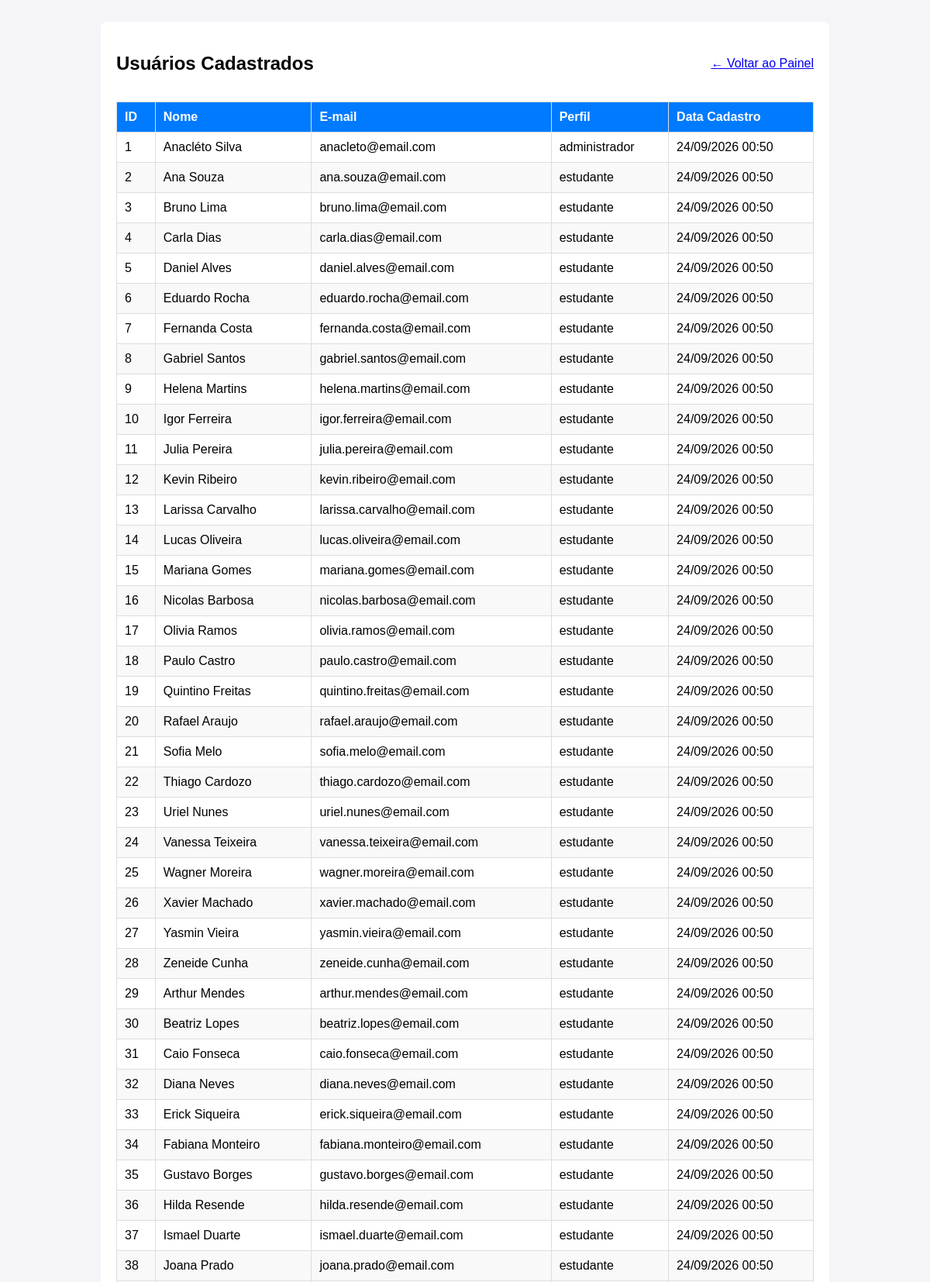
/sistema/listaUsuario.php (upper part), run on the app's committed database.
### tables this page shows
CREATE TABLE IF NOT EXISTS `usuarios` (
    `id` INT AUTO_INCREMENT PRIMARY KEY,
    `nome` VARCHAR(100) NOT NULL,
    `email` VARCHAR(100) NOT NULL UNIQUE,
    `senha_hash` VARCHAR(255) NOT NULL,
    `perfil` VARCHAR(50) NOT NULL DEFAULT 'estudante',
    `criado_em` TIMESTAMP DEFAULT CURRENT_TIMESTAMP
);

### sistema/listaUsuario.php (the view, shortened to what this page needs)
<?php
require_once __DIR__ . '/conexao.php';
$stmt = $pdo->query("SELECT id, nome, email, perfil, criado_em FROM usuarios ORDER BY id ASC");
$usuarios = $stmt->fetchAll();
?>
<!DOCTYPE html>
<html lang="pt-BR">
<head>
</head>
<body>
    <div class="container">
        <div class="top-bar">
            <h2>Usuários Cadastrados</h2>
            <a href="principal.php">← Voltar ao Painel</a>
        </div>
        <table>
            <thead>
                <tr>
                    <th>ID</th>
                    <th>Nome</th>
                    <th>E-mail</th>
                    <th>Perfil</th>
                    <th>Data Cadastro</th>
                </tr>
            </thead>
            <tbody>
                <?php foreach ($usuarios as $u): ?>
                    <tr>
                        <td><?= $u['id']; ?></td>
                        <td><?= htmlspecialchars($u['nome']); ?></td>
                        <td><?= htmlspecialchars($u['email']); ?></td>
                        <td><?= htmlspecialchars($u['perfil']); ?></td>
                        <td><?= date('d/m/Y H:i', strtotime($u['criado_em'])); ?></td>
                    </tr>
                <?php endforeach; ?>
            </tbody>
        </table>
    </div>
</body>
</html>

### sistema/listaUsuario.php (style rules this page uses)
body { font-family: Arial, sans-serif; background: #f4f4f9; padding: 20px; }
.container { max-width: 900px; margin: auto; background: white; padding: 20px; border-radius: 8px; }
table { width: 100%; border-collapse: collapse; margin-top: 15px; }
th, td { padding: 10px; border: 1px solid #ddd; text-align: left; }
th { background-color: #007bff; color: white; }
tr:nth-child(even) { background-color: #f9f9f9; }
.top-bar { display: flex; justify-content: space-between; align-items: center; }

### data on the page
usuarios: id "1", nome "Anacléto Silva", email "anacleto@email.com", perfil "administrador", criado_em "24/09/2026 00:50"
usuarios: id "2", nome "Ana Souza", email "ana.souza@email.com", perfil "estudante", criado_em "24/09/2026 00:50"
usuarios: id "3", nome "Bruno Lima", email "bruno.lima@email.com", perfil "estudante", criado_em "24/09/2026 00:50"
usuarios: id "4", nome "Carla Dias", email "carla.dias@email.com", perfil "estudante", criado_em "24/09/2026 00:50"
usuarios: id "5", nome "Daniel Alves", email "daniel.alves@email.com", perfil "estudante", criado_em "24/09/2026 00:50"
usuarios: id "6", nome "Eduardo Rocha", email "eduardo.rocha@email.com", perfil "estudante", criado_em "24/09/2026 00:50"
usuarios: id "7", nome "Fernanda Costa", email "fernanda.costa@email.com", perfil "estudante", criado_em "24/09/2026 00:50"
usuarios: id "8", nome "Gabriel Santos", email "gabriel.santos@email.com", perfil "estudante", criado_em "24/09/2026 00:50"
usuarios: id "9", nome "Helena Martins", email "helena.martins@email.com", perfil "estudante", criado_em "24/09/2026 00:50"
usuarios: id "10", nome "Igor Ferreira", email "igor.ferreira@email.com", perfil "estudante", criado_em "24/09/2026 00:50"
usuarios: id "11", nome "Julia Pereira", email "julia.pereira@email.com", perfil "estudante", criado_em "24/09/2026 00:50"
usuarios: id "12", nome "Kevin Ribeiro", email "kevin.ribeiro@email.com", perfil "estudante", criado_em "24/09/2026 00:50"
usuarios: id "13", nome "Larissa Carvalho", email "larissa.carvalho@email.com", perfil "estudante", criado_em "24/09/2026 00:50"
usuarios: id "14", nome "Lucas Oliveira", email "lucas.oliveira@email.com", perfil "estudante", criado_em "24/09/2026 00:50"
usuarios: id "15", nome "Mariana Gomes", email "mariana.gomes@email.com", perfil "estudante", criado_em "24/09/2026 00:50"
usuarios: id "16", nome "Nicolas Barbosa", email "nicolas.barbosa@email.com", perfil "estudante", criado_em "24/09/2026 00:50"
usuarios: id "17", nome "Olivia Ramos", email "olivia.ramos@email.com", perfil "estudante", criado_em "24/09/2026 00:50"
usuarios: id "18", nome "Paulo Castro", email "paulo.castro@email.com", perfil "estudante", criado_em "24/09/2026 00:50"
usuarios: id "19", nome "Quintino Freitas", email "quintino.freitas@email.com", perfil "estudante", criado_em "24/09/2026 00:50"
usuarios: id "20", nome "Rafael Araujo", email "rafael.araujo@email.com", perfil "estudante", criado_em "24/09/2026 00:50"
usuarios: id "21", nome "Sofia Melo", email "sofia.melo@email.com", perfil "estudante", criado_em "24/09/2026 00:50"
usuarios: id "22", nome "Thiago Cardozo", email "thiago.cardozo@email.com", perfil "estudante", criado_em "24/09/2026 00:50"
usuarios: id "23", nome "Uriel Nunes", email "uriel.nunes@email.com", perfil "estudante", criado_em "24/09/2026 00:50"
usuarios: id "24", nome "Vanessa Teixeira", email "vanessa.teixeira@email.com", perfil "estudante", criado_em "24/09/2026 00:50"
usuarios: id "25", nome "Wagner Moreira", email "wagner.moreira@email.com", perfil "estudante", criado_em "24/09/2026 00:50"
usuarios: id "26", nome "Xavier Machado", email "xavier.machado@email.com", perfil "estudante", criado_em "24/09/2026 00:50"
usuarios: id "27", nome "Yasmin Vieira", email "yasmin.vieira@email.com", perfil "estudante", criado_em "24/09/2026 00:50"
usuarios: id "28", nome "Zeneide Cunha", email "zeneide.cunha@email.com", perfil "estudante", criado_em "24/09/2026 00:50"
usuarios: id "29", nome "Arthur Mendes", email "arthur.mendes@email.com", perfil "estudante", criado_em "24/09/2026 00:50"
usuarios: id "30", nome "Beatriz Lopes", email "beatriz.lopes@email.com", perfil "estudante", criado_em "24/09/2026 00:50"
usuarios: id "31", nome "Caio Fonseca", email "caio.fonseca@email.com", perfil "estudante", criado_em "24/09/2026 00:50"
usuarios: id "32", nome "Diana Neves", email "diana.neves@email.com", perfil "estudante", criado_em "24/09/2026 00:50"
usuarios: id "33", nome "Erick Siqueira", email "erick.siqueira@email.com", perfil "estudante", criado_em "24/09/2026 00:50"
usuarios: id "34", nome "Fabiana Monteiro", email "fabiana.monteiro@email.com", perfil "estudante", criado_em "24/09/2026 00:50"
usuarios: id "35", nome "Gustavo Borges", email "gustavo.borges@email.com", perfil "estudante", criado_em "24/09/2026 00:50"
usuarios: id "36", nome "Hilda Resende", email "hilda.resende@email.com", perfil "estudante", criado_em "24/09/2026 00:50"
usuarios: id "37", nome "Ismael Duarte", email "ismael.duarte@email.com", perfil "estudante", criado_em "24/09/2026 00:50"
usuarios: id "38", nome "Joana Prado", email "joana.prado@email.com", perfil "estudante", criado_em "24/09/2026 00:50"
